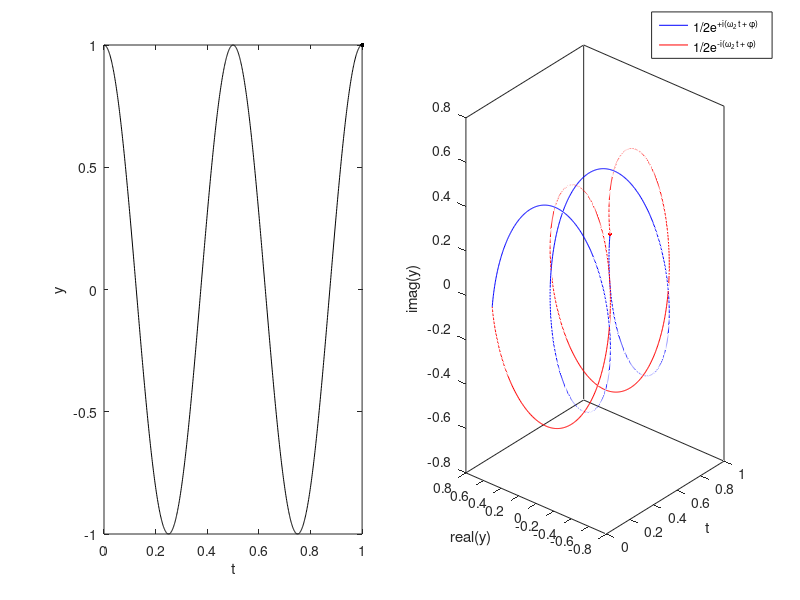

MATLAB code for this plot:
function Complex_Components_Demo

close all

t = linspace(0,1,1e3);
om = 2*pi*2;
A = 1;
phi = 0;

y = A*cos(om*t + phi);

yp = A/2*exp(+1i*(om*t + phi));
ym = A/2*exp(-1i*(om*t + phi));

subplot(1,2,1)
hold on; box on;
plot(t,y,'k')
plh0 = plot(t(1),y(1),'.k','MarkerSize',10);
xlabel('t')
ylabel('y')

subplot(1,2,2)
hold on; box on;
plot3(t,real(yp),imag(yp),'b')
plot3(t,real(ym),imag(ym),'r')
plhp = plot3(t(1),real(yp(1)),imag(yp(1)),'.b','MarkerSize',10);
plhm = plot3(t(1),real(ym(1)),imag(ym(1)),'.r','MarkerSize',10);
xlabel('t')
ylabel('real(y)')
zlabel('imag(y)')
legh = legend('1/2e^{+i(\omega_2 t + \phi)}','1/2e^{-i(\omega_2 t + \phi)}');
set(legh,'Position',get(legh,'Position')+[0.075,0.075,0,0])
view([-50,15])

disp('Press any key to continue...')
pause

SlowMo = 8;
tic
while toc < t(end)*SlowMo
    [~,idx] = min(abs(t*SlowMo - toc));
    set(plh0,'XData',t(idx),'YData',y(idx))
    set(plhp,'XData',t(idx),'YData',real(yp(idx)),'ZData',imag(yp(idx)))
    set(plhm,'XData',t(idx),'YData',real(ym(idx)),'ZData',imag(ym(idx)))
    drawnow
end